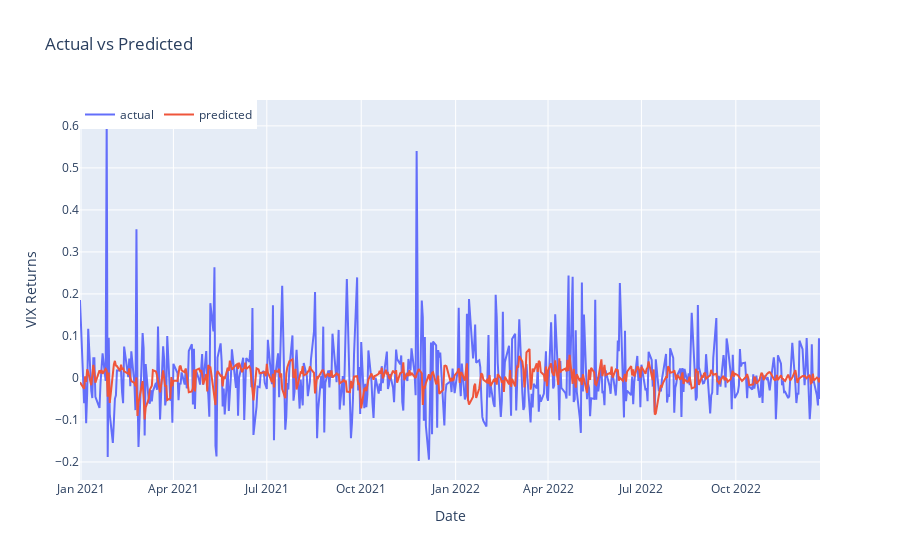

Source (notebook cell):
### Code cell
trace1 = go.Scatter(x=predicted_results_val.index, y=predicted_results_val['actual'], mode='lines', name='actual')
trace2 = go.Scatter(x=predicted_results_val.index, y=predicted_results_val['predictions'], mode='lines', name='predicted')
data = [trace1, trace2]
layout = go.Layout(title='Actual vs Predicted', xaxis=dict(title='Date'), yaxis=dict(title='VIX Returns'), legend=dict(x=0, y=1.0, orientation='h'))
fig = go.Figure(data=data, layout=layout)
fig

### Figure 1 — Plotly figure (JSON) as saved in the notebook; plotly's stock layout.template omitted (floating-point values rounded to 4 significant figures; data arrays with more than 128 entries replaced by an {"elided": "..."} marker saying what was removed)
{"data": [{"mode": "lines", "name": "actual", "type": "scatter", "x": {"elided": "499 str values"}, "y": {"elided": "499 float values"}}, {"mode": "lines", "name": "predicted", "type": "scatter", "x": {"elided": "499 str values"}, "y": {"elided": "499 float values"}}], "layout": {"legend": {"orientation": "h", "x": 0, "y": 1}, "title": {"text": "Actual vs Predicted"}, "xaxis": {"title": {"text": "Date"}}, "yaxis": {"title": {"text": "VIX Returns"}}}}
